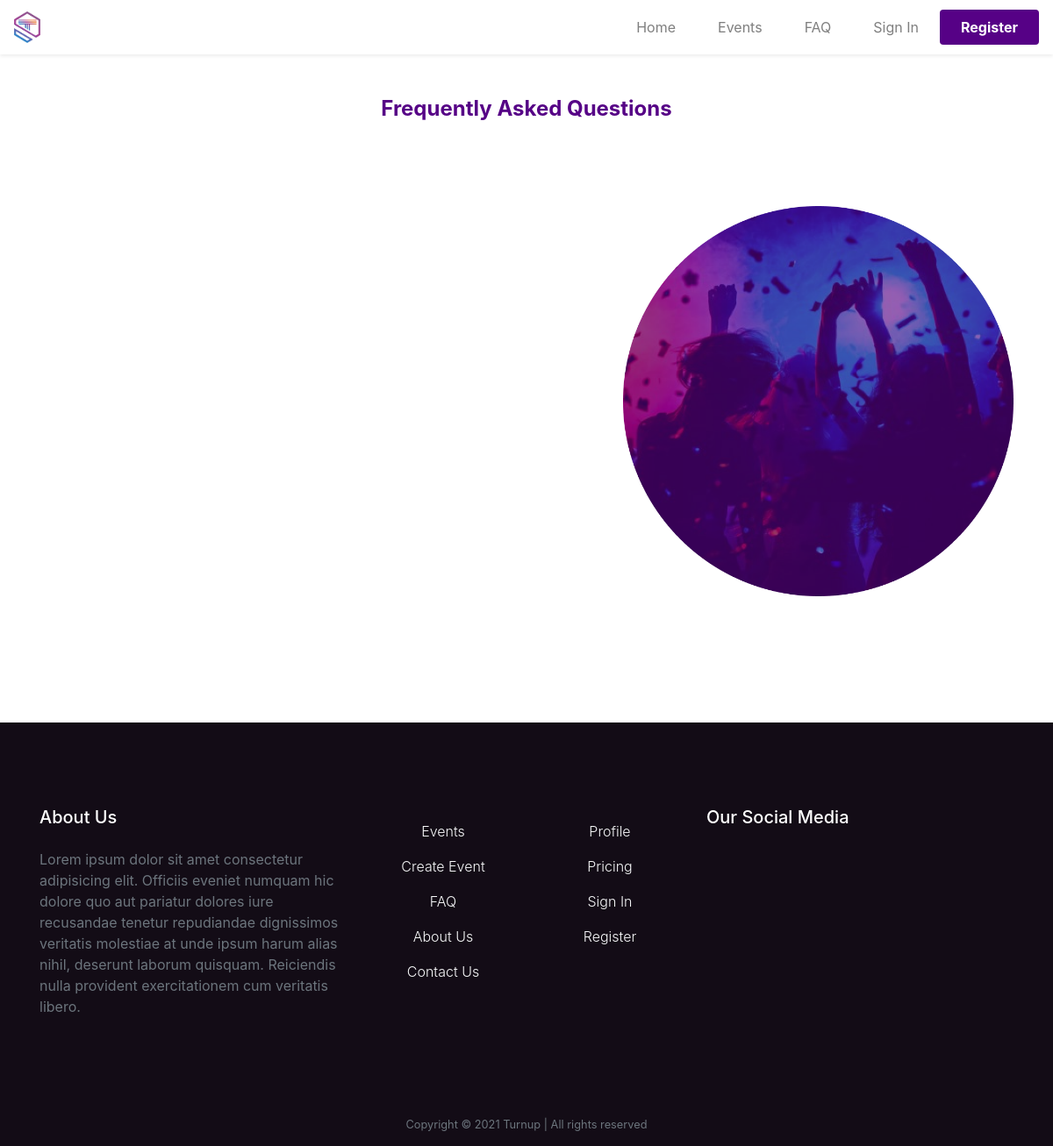
The page /help/ on the database as committed earlier.
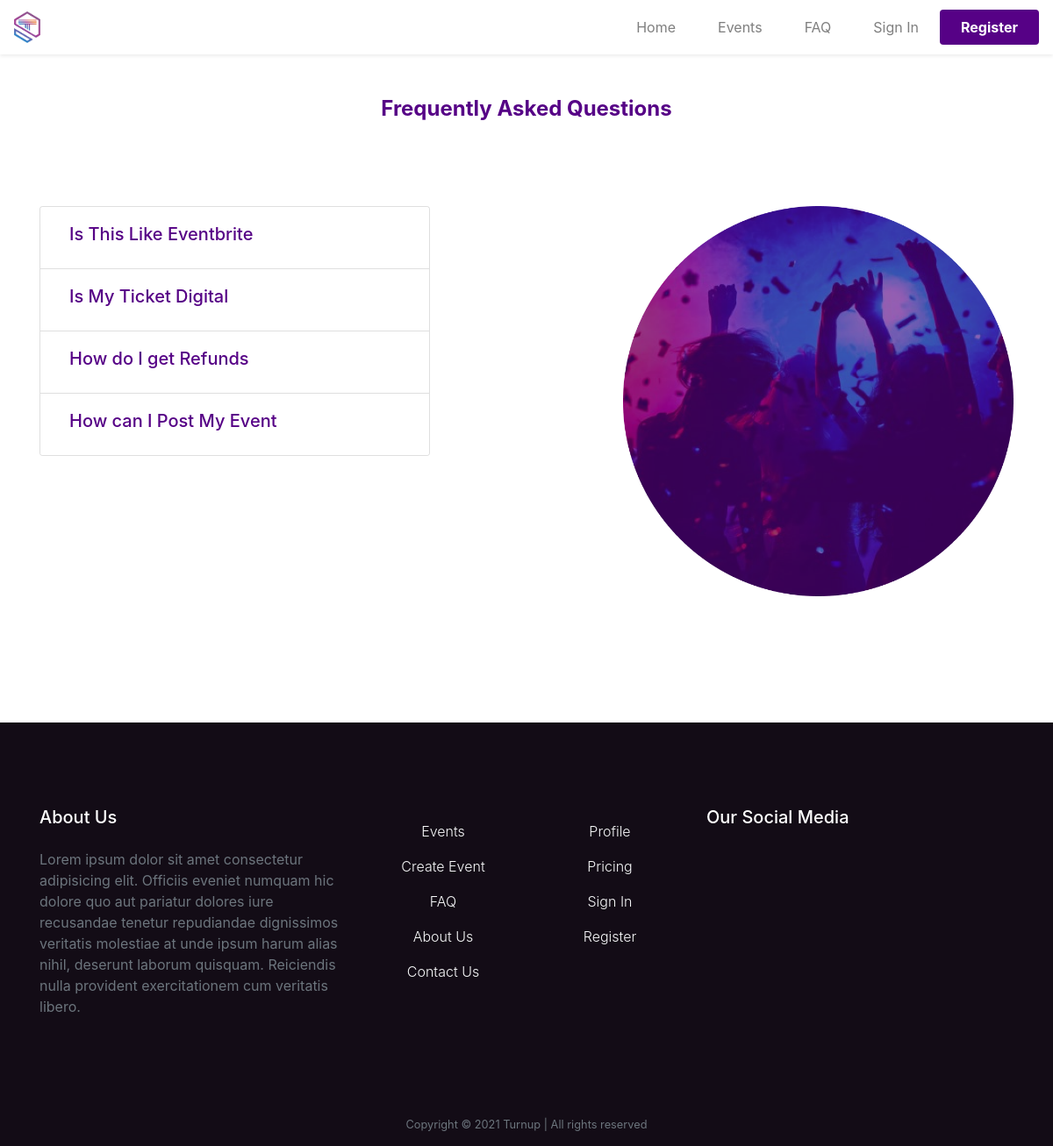
The same page on the database as committed later.
### core/models.py (models this page shows, shortened)
class FAQ(models.Model):
    title = models.CharField(max_length=200)
    solution = models.TextField()

### core/views.py (the view)
# urls.py: path("help/", views.FAQListView.as_view(), name="faq"),
class FAQListView(ListView):
    model = FAQ
    template_name = "core/help.html"

### cart/context_processor.py (called while the page is built)
def cart_total_amount(request):
	if request.user.is_authenticated:
		cart = Cart(request)
		total_bill = 0.0
		for key,value in request.session['cart'].items():
			if value['sale_price'] != 'None':
				total_bill = total_bill + (float(value['sale_price']) * value['quantity'])
			else:
				total_bill = total_bill + (float(value['price']) * value['quantity'])
		return {'cart_total_amount' : total_bill}
	else:
		return {'cart_total_amount' : 0}

### core/templates/core/help.html (shortened to what this page needs)
{% extends 'base_slim.html' %}
{% load static %}
{% block content %}
<main>
  <div class="container my-5">
    <h4 class="text-purple my-5 text-center font-weight-bold">Frequently Asked Questions</h4>
    <div class="row py-5">
      <div class="col-md-5">
        <div class="accordion" id="accordionExample">
          {% for question in object_list %}
          <div class="card">
            <div class="card-header bg-white" id="heading{{forloop.counter}}">
              <h5 class="mb-0">
                <button class="btn btn-link collapsed text-decoration-none text-purple" type="button" data-toggle="collapse"
                  data-target="#collapse{{forloop.counter}}" aria-expanded="true" aria-controls="collapse{{forloop.counter}}">
                  <h5>{{question.title}}</h5>
                </button>
              </h5>
            </div>
          </div>
          {% endfor %}
        </div>
      </div>
      <div class="col-md-5 offset-md-2 order-first order-md-last mb-5 d-none d-md-block">
        <img src="{% static 'core/img/new/img 6.png' %}" class="img-fluid" alt="">
      </div>
    </div>
  </div>
</main>
{% endblock content %}

Rows that differ between the two databases and show on the page:
added FAQ: title "Is This Like Eventbrite"
added FAQ: title "Is My Ticket Digital"
added FAQ: title "How do I get Refunds"
added FAQ: title "How can I Post My Event"
